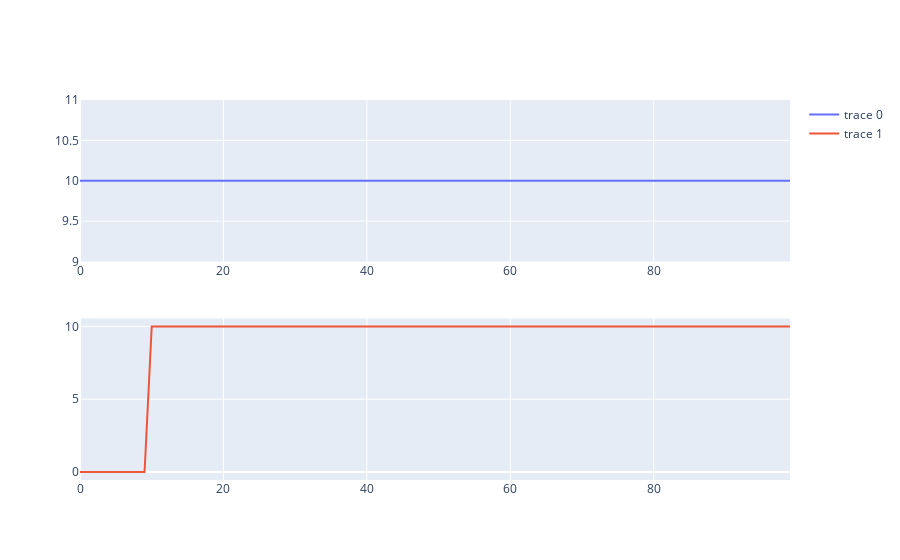

Notebook cell for this chart:
### Code cell
#constant flows
#number of steps
n = 100
#input identifiers
i_i_1 = 0
#output identifiers
o_i_1 = 0
# influx and outflux offset
i_o = 10
o_o = 10
#outflux delay
o_d = 10

influx_profile,outflux_profile = return_flux_profiles(n,i_i_1,o_i_1,i_o,o_o,o_d)
flux_df = make_flux_df(influx_profile,outflux_profile)

fig = make_subplots(2,1)

fig.add_trace(go.Scatter(x=flux_df['time'],y=flux_df['influx']),row=1,col=1)
fig.add_trace(go.Scatter(x=flux_df['time'],y=flux_df['outflux']),row=2,col=1)
fig.show()

### Figure 1 — Plotly figure (JSON) as saved in the notebook; plotly's stock layout.template omitted (floating-point values rounded to 4 significant figures)
{"data": [{"type": "scatter", "x": [0, 1, 2, 3, 4, 5, 6, 7, 8, 9, 10, 11, 12, 13, 14, 15, 16, 17, 18, 19, 20, 21, 22, 23, 24, 25, 26, 27, 28, 29, 30, 31, 32, 33, 34, 35, 36, 37, 38, 39, 40, 41, 42, 43, 44, 45, 46, 47, 48, 49, 50, 51, 52, 53, 54, 55, 56, 57, 58, 59, 60, 61, 62, 63, 64, 65, 66, 67, 68, 69, 70, 71, 72, 73, 74, 75, 76, 77, 78, 79, 80, 81, 82, 83, 84, 85, 86, 87, 88, 89, 90, 91, 92, 93, 94, 95, 96, 97, 98, 99], "xaxis": "x", "y": [10, 10, 10, 10, 10, 10, 10, 10, 10, 10, 10, 10, 10, 10, 10, 10, 10, 10, 10, 10, 10, 10, 10, 10, 10, 10, 10, 10, 10, 10, 10, 10, 10, 10, 10, 10, 10, 10, 10, 10, 10, 10, 10, 10, 10, 10, 10, 10, 10, 10, 10, 10, 10, 10, 10, 10, 10, 10, 10, 10, 10, 10, 10, 10, 10, 10, 10, 10, 10, 10, 10, 10, 10, 10, 10, 10, 10, 10, 10, 10, 10, 10, 10, 10, 10, 10, 10, 10, 10, 10, 10, 10, 10, 10, 10, 10, 10, 10, 10, 10], "yaxis": "y"}, {"type": "scatter", "x": [0, 1, 2, 3, 4, 5, 6, 7, 8, 9, 10, 11, 12, 13, 14, 15, 16, 17, 18, 19, 20, 21, 22, 23, 24, 25, 26, 27, 28, 29, 30, 31, 32, 33, 34, 35, 36, 37, 38, 39, 40, 41, 42, 43, 44, 45, 46, 47, 48, 49, 50, 51, 52, 53, 54, 55, 56, 57, 58, 59, 60, 61, 62, 63, 64, 65, 66, 67, 68, 69, 70, 71, 72, 73, 74, 75, 76, 77, 78, 79, 80, 81, 82, 83, 84, 85, 86, 87, 88, 89, 90, 91, 92, 93, 94, 95, 96, 97, 98, 99], "xaxis": "x2", "y": [0, 0, 0, 0, 0, 0, 0, 0, 0, 0, 10, 10, 10, 10, 10, 10, 10, 10, 10, 10, 10, 10, 10, 10, 10, 10, 10, 10, 10, 10, 10, 10, 10, 10, 10, 10, 10, 10, 10, 10, 10, 10, 10, 10, 10, 10, 10, 10, 10, 10, 10, 10, 10, 10, 10, 10, 10, 10, 10, 10, 10, 10, 10, 10, 10, 10, 10, 10, 10, 10, 10, 10, 10, 10, 10, 10, 10, 10, 10, 10, 10, 10, 10, 10, 10, 10, 10, 10, 10, 10, 10, 10, 10, 10, 10, 10, 10, 10, 10, 10], "yaxis": "y2"}], "layout": {"xaxis": {"anchor": "y", "domain": [0, 1]}, "xaxis2": {"anchor": "y2", "domain": [0, 1]}, "yaxis": {"anchor": "x", "domain": [0.575, 1]}, "yaxis2": {"anchor": "x2", "domain": [0, 0.425]}}}
